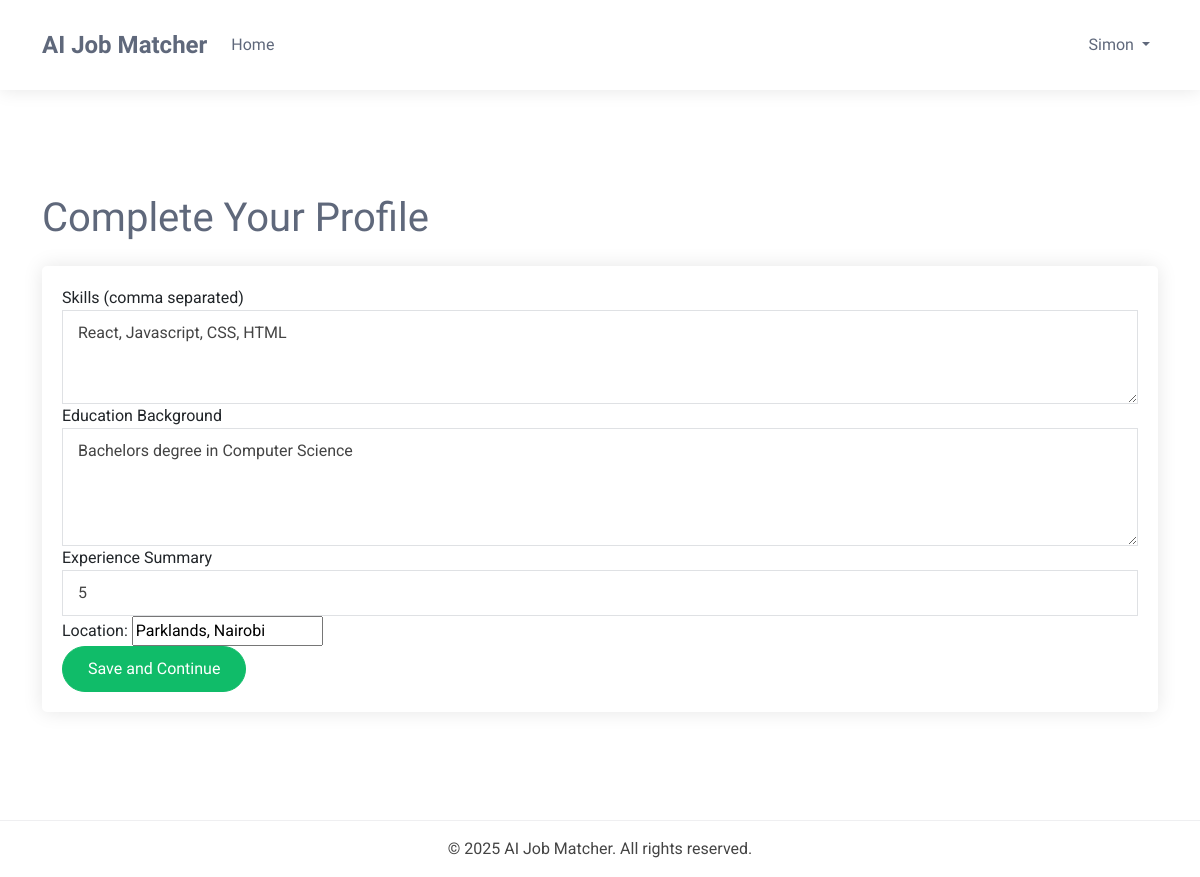
/candidate/complete_profile/ (signed in), run on the app's committed database.
### accounts/models.py (models this page shows, shortened)
class TrackingModel(models.Model):
    created_at = models.DateTimeField(auto_now_add=True)
    updated_at = models.DateTimeField(auto_now=True)
    class Meta:
        abstract = True
        ordering = ["-created_at"]

class User(AbstractBaseUser, TrackingModel):
    username_validator = UnicodeUsernameValidator()
    Role_choices = (
        ("Administrator", "Administrator"),
        ("Recruiter", "Recruiter"),
        ("Candidate", "Candidate")
    )
    Gender_choices = (
        ("Male", "Male"),
        ("Female", "Female"),
        ("Other", "Other")
    )
    username = models.CharField(
        _('username'),
        max_length=150,
        unique=True,
        validators=[username_validator],
        error_messages={
            'unique':_("A user with that username already exists."),
        },
    )
    phoneNumberRegex = RegexValidator(regex=r"^\+?1?\d{8,15}$")
    full_name = models.CharField(_('full name'),max_length=200)
    email = models.EmailField(_('email'), unique=True, error_messages={
        'unique': ('A user with email already exists.'),
    })
    gender = models.CharField(_("gender"), max_length=10, choices=Gender_choices)
    phone = PhoneNumberField(
        _('phone number'), unique=True,validators=[phoneNumberRegex],
        blank=True, null=True, max_length=27)
    country = models.CharField(_("country"), max_length=50,
                              blank=True, null=True)
    city = models.CharField(_("city"), max_length=50,
                              blank=True, null=True)
    role = models.CharField(_('Role'), max_length=17, choices=Role_choices, default="Client")
    is_active = models.BooleanField(_('active'), default=True)
    is_admin = models.BooleanField(_('admin'), default=False)
    is_staff = models.BooleanField(_("staff"), default=False)
    timestamp = models.DateTimeField(_("timestamp"), auto_now_add=True)
    objects = CustomManager()
    USERNAME_FIELD = 'email'
    REQUIRED_FIELDS = ['username',]
    @property
    def staff(self):
        return self.staff
    @property
    def active(self):
        return self.active
    @property
    def admin(self):
        return self.admin

class Profile(models.Model):
    user = models.OneToOneField(User,
                                on_delete=models.CASCADE, unique=True)
    bio = models.TextField(_('bio'), blank=True, null=True)
    profile_picture = models.ImageField(
        _("profile picture"), upload_to="profile",
        default="default.png")
    class Meta:
        abstract= True

class Candidate(Profile):
    skills = models.TextField(_('skills'), blank=True, null=True)
    education = models.TextField(_('education'), blank=True, null=True)
    experience = models.IntegerField(_('experience'), blank=True, null=True)
    location = models.CharField(max_length=255, blank=True, null=True)
    job_type_preference = models.CharField(_("job type preference"), max_length=50, blank=True, null=True)
    expected_salary = models.IntegerField(_("expected salary"), blank=True, null=True)
    availability_in_weeks = models.IntegerField(_("availability in weeks"), blank=True, null=True)

### candidate/views.py (the view)
# urls.py: path('complete_profile/', views.complete_profile, name='complete_profile'),
@login_required
@user_passes_test(is_candidate)
def complete_profile(request):
    candidate = request.user.candidate
    if request.method == 'POST':
        form = CandidateProfileForm(request.POST, instance=candidate)
        if form.is_valid():
            form.save()
            try:
                resume = Resume.objects.get(candidate=candidate)
                resume.skills = candidate.skills
                resume.education = candidate.education
                resume.experience = candidate.experience
                resume.embedding_vector = None
                resume.is_processed = False
                resume.save()
                process_resume(resume.id)
                messages.success(request, "Your profile and resume have been updated and reprocessed successfully!")
            except Resume.DoesNotExist:
                messages.success(request, "Your profile has been updated successfully!")
            return redirect('candidate:candidate_dashboard')
        else:
            messages.error(request, "Please correct the errors below.")
    else:
        form = CandidateProfileForm(instance=candidate)
    return render(request, 'candidate/complete_profile.html', {'form': form})

### candidate/forms.py
class CandidateProfileForm(forms.ModelForm):
    class Meta:
        model = Candidate
        fields = ['skills', 'education', 'experience', 'location']
        widgets = {
            'skills': forms.Textarea(attrs={
                'rows': 3,
                'placeholder': _('List your skills separated by commas, e.g., Python, Django, SQL')
            }),
            'education': forms.Textarea(attrs={
                'rows': 4,
                'placeholder': _('Describe your education, degrees, institutions...')
            }),
            'years_of_experience': forms.NumberInput(attrs={
                'rows': 4,
                'placeholder': _('e.g. 5')
            }),
            'location': forms.TextInput(attrs={'placeholder': 'e.g. Nairobi, Kenya'}),
            'job_type_preference': forms.TextInput(attrs={'placeholder': 'e.g. Remote, On-site'}),
            'expected_salary': forms.NumberInput(attrs={'placeholder': 'e.g. 50000'}),
            'availability_in_weeks': forms.NumberInput(attrs={'placeholder': 'e.g. 2'}),
        }

### candidate/views.py (called while the page is built)
def is_candidate(user):
    return user.is_authenticated and user.role == 'Candidate'

### templates/candidate/complete_profile.html (shortened to what this page needs)
{% extends 'candidate/base.html' %}
{% load widget_tweaks %}
{% load static %}
{% block content %}
<div class="container py-5">
    <h1 class="mb-4">Complete Your Profile</h1>
    <div class="card">
        <div class="card-body">
            <form method="post">
                <div class="form-group">
                    <label for="{{ form.skills.id_for_label }}">Skills (comma separated)</label>
                    {{ form.skills|add_class:"form-control" }}
                </div>
                <div class="form-group">
                    <label for="{{ form.education.id_for_label }}">Education Background</label>
                    {{ form.education|add_class:"form-control" }}
                </div>
                <div class="form-group">
                    <label for="{{ form.experience.id_for_label }}">Experience Summary</label>
                    {{ form.experience|add_class:"form-control" }}
                </div>
                <div class="form-group">
                    {{ form.location.label_tag }}
                    {{ form.location }}
                </div>
                <button type="submit" class="btn btn-primary">
                     Save and Continue
                </button>
            </form>
        </div>
    </div>
</div>
{% endblock %}

### templates/candidate/base.html (shortened to what this page needs)
{%load static%}
<!DOCTYPE html>
<html lang="en">
<head>
    <link href="https://cdn.jsdelivr.net/npm/bootstrap@5.3.0-alpha1/dist/css/bootstrap.min.css" rel="stylesheet">
</head>
<body>
    <nav class="navbar navbar-expand-lg">
        <div class="container">
            <a class="navbar-brand" href="/">AI Job Matcher</a>
            <div class="collapse navbar-collapse" id="navbarNav">
                <ul class="navbar-nav me-auto">
                    <li class="nav-item">
                        <a class="nav-link" href="{% url 'accounts:home' %}">Home</a>
                    </li>
                </ul>
                <ul class="navbar-nav">
                    {% if user.is_authenticated %}
                        <li class="nav-item dropdown">
                            <a class="nav-link dropdown-toggle" href="#" id="navbarDropdown" role="button" data-bs-toggle="dropdown" aria-expanded="false">
                                {{ user.username }}
                            </a>
                        </li>
                    {% endif %}
                </ul>
            </div>
        </div>
    </nav>
    <div class="container main-content">
        {% block content %}{% endblock %}
    </div>
    <footer class="text-center py-3">
        <div class="container">
            <p class="mb-0">&copy; {% now "Y" %} AI Job Matcher. All rights reserved.</p>
        </div>
    </footer>
</body>
</html>

### templates/candidate/base.html (style rules this page uses)
:root { --default-font: "Roboto", system-ui, -apple-system, "Segoe UI", Roboto, "Helvetica Neue", Arial, "Noto Sans", "Liberation Sans", sans-serif; --heading-font: "Raleway", sans-serif; --nav-font: "Ubuntu", sans-serif; --background-color: #ffffff; --default-color: #444444; --heading-color: #5f687b; --accent-color: #10bc69; --surface-color: #ffffff; --contrast-color: #ffffff; --nav-color: #5f687b; --nav-hover-color: #10bc69; --nav-mobile-background-color: #ffffff; --nav-dropdown-background-color: #ffffff; --nav-dropdown-color: #5f687b; --nav-dropdown-hover-color: #10bc69; }
body { color: var(--default-color); background-color: var(--background-color); font-family: var(--default-font); }
h1, h2, h3, h4, h5, h6 { color: var(--heading-color); font-family: var(--heading-font); }
a { color: var(--accent-color); text-decoration: none; transition: 0.3s; }
.navbar { padding: 15px 0; transition: all 0.5s; background-color: var(--background-color) !important; box-shadow: 0px 0 18px rgba(0, 0, 0, 0.1); }
.navbar-brand { font-family: var(--heading-font); font-weight: 700; font-size: 24px; color: var(--heading-color) !important; }
.navbar-nav .nav-link { font-family: var(--nav-font); color: var(--nav-color) !important; font-weight: 400; padding: 18px 15px; transition: 0.3s; }
.main-content { min-height: calc(100vh - 180px); padding: 40px 0; }
.form-control { border-radius: 0; padding: 10px 15px; border: 1px solid rgba(95, 104, 123, 0.2); color: var(--default-color); transition: all 0.3s; }
.btn-primary { background-color: var(--accent-color); border-color: var(--accent-color); border-radius: 50px; padding: 10px 25px; transition: all 0.3s; font-family: var(--heading-font); font-weight: 500; }
.card { border: none; border-radius: 5px; background-color: var(--surface-color); box-shadow: 0px 0px 20px rgba(0, 0, 0, 0.1); transition: all 0.3s; margin-bottom: 20px; }
.card-body { padding: 20px; }
footer { background-color: var(--background-color) !important; border-top: 1px solid rgba(95, 104, 123, 0.1); color: var(--default-color) !important; padding: 25px 0; }

### data on the page
User: username "Simon"
Candidate: skills "React, Javascript, CSS, HTML", education "Bachelors degree in Computer Science", experience "5", location "Parklands, Nairobi"
